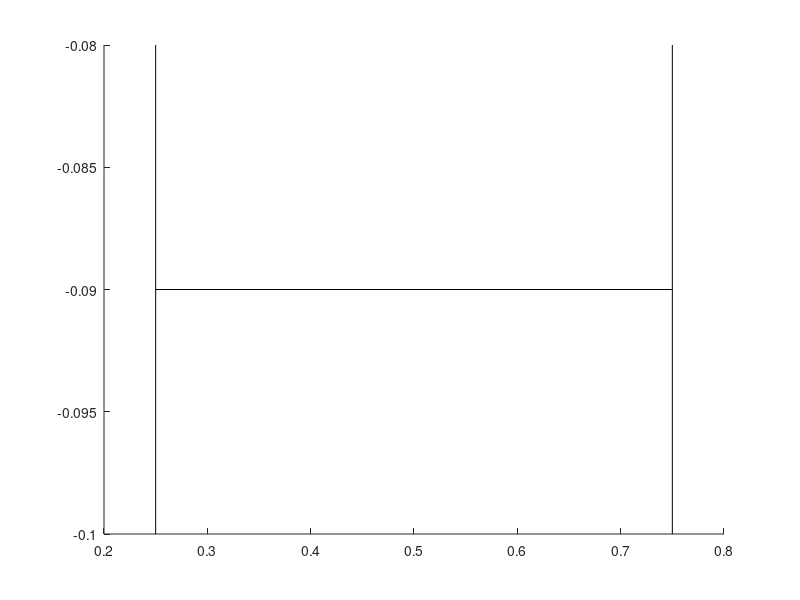

Source code (MATLAB): (Note: this script raises an error after producing the figure.)
% Scale bar
function [ h1, h2 ] = lengthscale( varargin )

% arguments
str = '';
x = get( gca, 'XLim' );
y = get( gca, 'YLim' );
x = x(1) + [ .25 .75 ] * ( x(2) - x(1) );
y = y(1) - [ .1  .08 ] * ( y(2) - y(1) );
if nargin >= 1, x = varargin{1}; end
if nargin >= 2, y = varargin{2}; end
if nargin >= 3, str = varargin{3}; end

% lines
hold on
fg = get( gcf, 'DefaultTextColor' );
bg = get( gcf, 'Color' );
x_ = .5 * sum( x );
y_ = .5 * sum( y );
h1 = plot( [ x(1) x(2) nan x(1) x(1) nan x(2) x(2) ], ...
           [ y_   y_   nan y(1) y(2) nan y(1) y(2) ] );
set( h1, 'Clipping', 'off', 'HitTest', 'off', 'Color', fg )
if nargout < 1, clear h1, end

% text
h2 = text( x_, y_, [ num2str(x(2)-x(1)) str ], 'Hor', 'center', 'Ver', 'middle' );
set( h2, 'BackgroundColor', bg, 'Clipping', 'off', 'HitTest', 'off' )
if nargout < 2, clear h2, end

